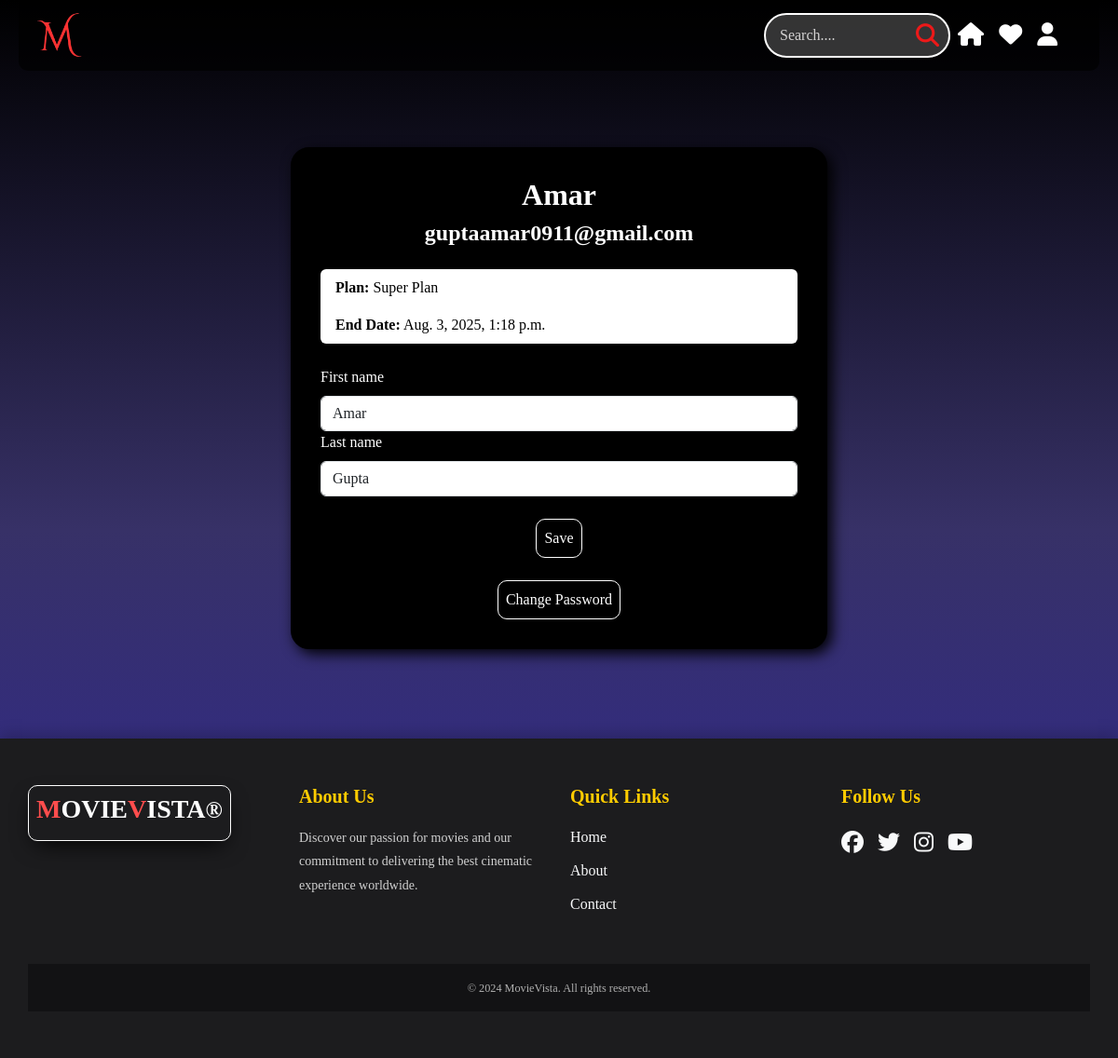
The app's page /profile/ (signed in), older data.
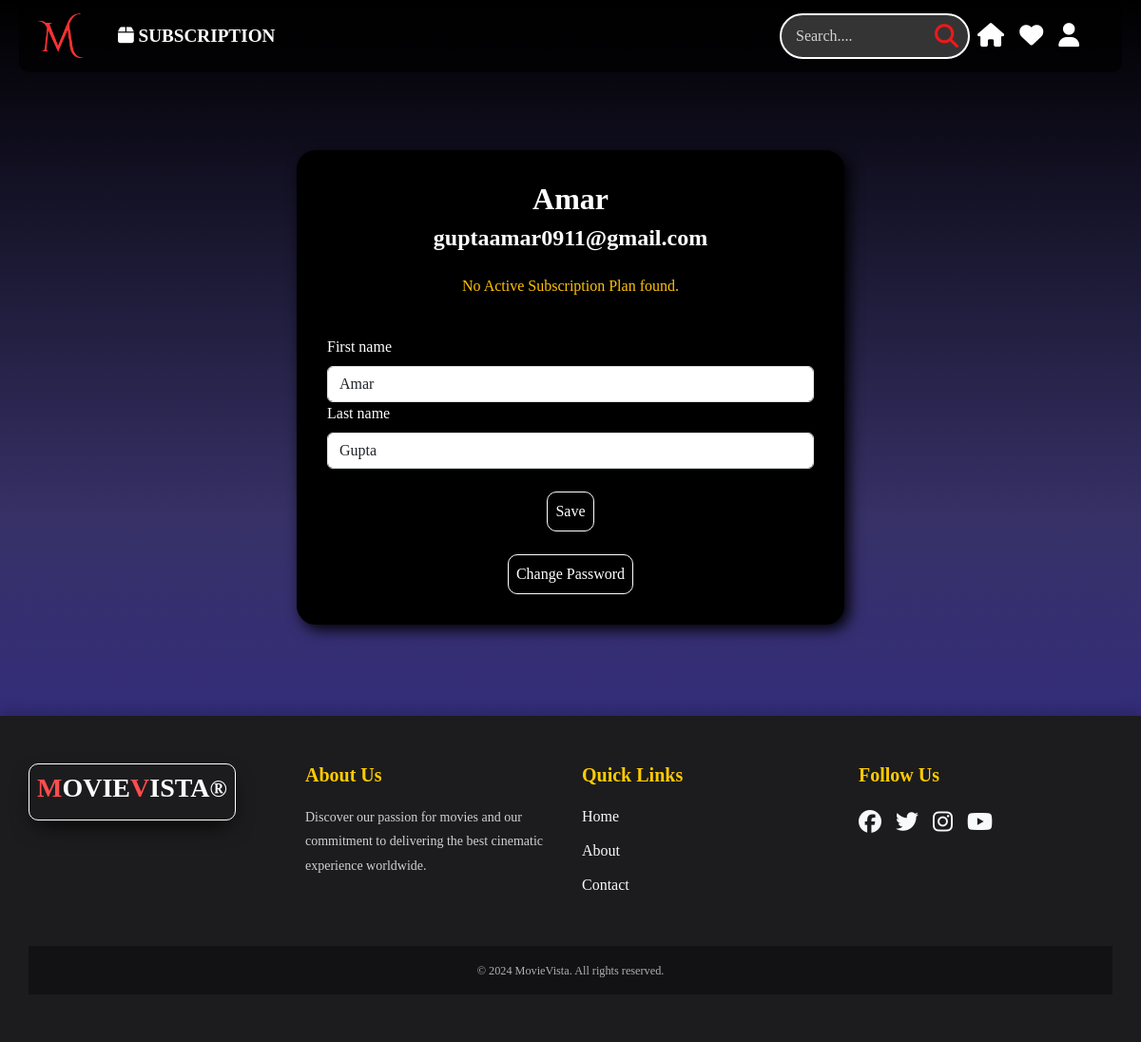
The same page, newer data.
### core/models.py (models this page shows, shortened)
class UserSubscription(models.Model):
    user = models.ForeignKey(settings.AUTH_USER_MODEL, on_delete=models.CASCADE)
    plan = models.ForeignKey('SubscriptionPlan', on_delete=models.CASCADE)
    start_date = models.DateTimeField(auto_now_add=True)
    end_date = models.DateTimeField(null=True, blank=True)
    is_active = models.BooleanField(default=False)
    class Meta:
        unique_together = ('user', 'plan', 'is_active')

class SubscriptionPlan(models.Model):
    name = models.CharField(max_length=100)
    price = models.DecimalField(max_digits=10, decimal_places=2)
    duration = models.IntegerField(help_text="Duration in days")
    detail1 = models.CharField(max_length=200,default='')
    detail2 = models.CharField(max_length=200,default='')
    detail3 = models.CharField(max_length=200,default='')

### core/views.py (the view)
# urls.py: path('profile/',views.profile,name='profile'),
def profile(request):
    user = request.user
    try:
        active_subscription = UserSubscription.objects.get(user=user, is_active=True)
    except UserSubscription.DoesNotExist:
        active_subscription = None
    if request.method == 'POST':
        if user.is_superuser:
            adm = AdminProfileForm(request.POST, instance=user)
        else:
            adm = UserProfileForm(request.POST, instance=user)
        if adm.is_valid():
            adm.save()
            messages.success(request, 'Profile Updated Successfully!')
            return redirect('profile')
    else:
        if user.is_superuser:
            adm = AdminProfileForm(instance=user)
        else:
            adm = UserProfileForm(instance=user)
    return render(request, 'core/profile.html', {
        'adm': adm,
        'active_subscription': active_subscription
    })

### core/forms.py
class UserProfileForm(UserChangeForm):
    password =None
    class Meta:
        model = User
        fields =['first_name', 'last_name']
        widgets= {
                  'first_name':forms.TextInput(attrs={'class':'form-control'}),
                  'last_name':forms.TextInput(attrs={'class':'form-control'}),
                  }

### core/views.py (called while the page is built)
def subscription_status(request):
    if request.user.is_authenticated:
        has_active_subscription = UserSubscription.objects.filter(user=request.user, is_active=True).exists()
    else:
        has_active_subscription = False
    return {
        'has_active_subscription': has_active_subscription,
    }

### core/templates/core/profile.html (shortened to what this page needs)
{% extends "core/base.html" %}
{% block content %}
<div class="profile-page">
    <div class="container-fluid">
        <nav class="navbar navbar-expand-lg">
            <div class="container-fluid">
            </div>
        </nav>
        <div class="row justify-content-center mt-5">
            <div class="col-md-8 col-lg-6">
                <div class="form-container profile">
                    <h2 class="text-center" style="font-weight: 600; color: white;">{{ request.user }}</h2>
                    <h4 class="text-center" style="font-weight: 600; color: white;">{{ request.user.email }}</h4>
                    {% if active_subscription %}
                    <div class="list-group">
                        <div class="list-group-item"><strong>Plan:</strong> {{ active_subscription.plan.name }}</div>
                        <div class="list-group-item"><strong>End Date:</strong> {{ active_subscription.end_date }}</div>
                    </div>
                    {% else %}
                    <p class="text-center text-warning">No Active Subscription Plan found.</p>
                    {% endif %}
                    <br>
                    <form action="" method="POST" class="profile-form">
                        {% for adm in adm %}
                        <div class="form-group">
                            <label class="form-label" for="{{ adm.id_for_label }}">{{ adm.label }}</label>
                            {{ adm }}
                        </div>
                        {% endfor %}
                        <br>
                        <div class="text-center">
                            <button type="submit" class="save-btn btn btn-outline-success">Save</button>
                        </div>
                    </form>
                    <br>
                    <div class="text-center">
                        <a href="{% url 'changepassword' %}" class="btn btn-outline-danger">
                             Change Password
                        </a>
                    </div>
                </div>
            </div>
        </div>
    </div>
</div>
<br><br><br><br>
{% endblock content %}

### core/templates/core/base.html (shortened to what this page needs)
<!DOCTYPE html>
{% load static %}
<html lang="en">
<head>
    <link rel="stylesheet" href="{% static "core/css/bootstrap.min.css" %}">
    <link rel="stylesheet" href="https://cdnjs.cloudflare.com/ajax/libs/font-awesome/6.6.0/css/all.min.css">
    <link rel="stylesheet" href="{% static "core/css/core.css" %}">
</head>
<body class="body">
    {% include "core/navbar.html" %}
    {% block content %} {% endblock content %}
    {% include "core/footer.html" %}
</body>
</html>

### core/templates/core/navbar.html (shortened to what this page needs)
{% load static %}
<nav class="navbar navbar-expand-lg navbar-dark" id="stick">
    <div class="container-fluid">
      <a class="navbar-brand" href="{% url "index" %}">
        <img src="{% static "core/image/M__2___1_-removebg-preview.png" %}" alt="MovieVista Logo" id="logo">
      </a>
      <div class="mx-auto">
        {% if user.is_authenticated %}
        {% if not has_active_subscription %}
          <a href="{% url 'subscription' %}" class="nav-link subscription-link">
            <i class="fa-solid fa-box"></i> Subscription
          </a>
        {% endif %}
        {% else %}
          <a href="{% url 'login' %}" class="nav-link subscription-link"></a>
        {% endif %}
      </div>
      <div class="collapse navbar-collapse" id="navbarSupportedContent">
         <form action="{% url "movie_search" %}" method="GET">
           <div class="box">
             <input class="form-c" type="search" placeholder="Search...." aria-label="Search" style="color:white;" name="q" value="{{query}}">
              <button type="submit">
                <i class="fa-solid fa-magnifying-glass" id="search-icon"></i>
              </button>
            </div>
          </form>
        <div class="icon d-flex align-items-center">
          <ul class="navbar-nav">
            <li class="nav-item">
              <a class="nav-link" href="{% url "index" %}" style="color:white;"><i class="fa-solid fa-house"></i></a>
            </li>
            <li class="nav-item">
              <a class="nav-link" href="{% url "watchlist" %}" style="color:white;"><i class="fa-solid fa-heart"></i></a>
            </li>
            <li class="nav-item dropdown" id="icon">
              <a class="nav-link dropdown" href="#" id="navbarDropdown" role="button" data-bs-toggle="dropdown" aria-expanded="false" style="color:white;">
                <i class="fa-solid fa-user"></i>
              </a>
            </li>
          </ul>
        </div>
      </div>
    </div>
</nav>

### core/templates/core/footer.html (shortened to what this page needs)
{% block content %}
<footer class="footer">
  <div class="cont">
    <div class="row">
      <div class="col-lg-3 col-md-6 mb-4 text-center text-lg-start">
        <a href="{% url 'index' %}" class="footer-logo" style="text-decoration: none;">
          <h3>
            <span>M</span>ovie<span>V</span>ista<small>&reg;</small>
          </h3>
        </a>
      </div>
      <div class="col-lg-3 col-md-6 mb-4">
        <h5>About Us</h5>
        <p>
          Discover our passion for movies and our commitment to delivering the
          best cinematic experience worldwide.
        </p>
      </div>
      <div class="col-lg-3 col-md-6 mb-4">
        <h5>Quick Links</h5>
        <ul class="list-unstyled" style="display: inline-block">
          <li><a href="{% url 'index' %}">Home</a></li>
          <li><a href="{% url 'about' %}">About</a></li>
          <li><a href="{% url 'contact' %}">Contact</a></li>
        </ul>
      </div>
      <div class="col-lg-3 col-md-6 mb-4">
        <h5>Follow Us</h5>
        <div class="social-icons">
          <a href="https://www.facebook.com/" target="_blank"><i class="fa-brands fa-facebook"></i></a>
          <a href="https://x.com/" target="_blank"><i class="fa-brands fa-twitter"></i></a>
          <a href="https://www.instagram.com/" target="_blank"><i class="fa-brands fa-instagram"></i></a>
          <a href="https://www.youtube.com/@Amar_gupta/" target="_blank"><i class="fa-brands fa-youtube"></i></a>
        </div>
      </div>
    </div>
  </div>
  <div class="footer-bottom">
    <small>&copy; 2024 MovieVista. All rights reserved.</small>
  </div>
</footer>
{% endblock content %}

### core/static/core/css/core.css (style rules this page uses)
* { font-family: 'Times New Roman', Times, serif; margin: 0; padding: 0; }
.body { background-image: linear-gradient(rgb(0, 0, 0),rgb(55, 49, 103),rgb(46, 38, 155)); }
.profile { border: 2px solid rgb(0, 0, 0); padding: 30px; border-radius: 20px; box-shadow: 5px 0 0 rgb(13, 8, 28); }
.text-center a { border: 1px solid white; display: inline-block; padding: 8px; box-shadow: 0px 10px 25px -8px #000; border-radius: 20px; }

### core/templates/core/navbar.html (style rules this page uses)
#stick { position: sticky; top: 0; z-index: 9999; background-color: rgba(0, 0, 0, 0.7); margin: 0 20px; border-bottom-right-radius: 10px; border-bottom-left-radius: 10px; }
#logo { height: 50px; margin-left: 5px; }
.nav-item { font-family: Arial; font-size: 25px; color: white; }
.navbar-collapse { justify-content: end; }
.icon { display: flex; align-items: center; gap: 20px; margin-right: 25px; }
#search-icon { font-size: 25px; }
.box { display: flex; align-items: center; border: 2px solid white; border-radius: 25px; padding: 5px 10px; background-color: rgba(255, 255, 255, 0.2); transition: background-color 0.3s ease, border-color 0.3s ease; width: 200px; }
.box input { flex-grow: 1; border: none; outline: none; background: transparent; color: white; padding: 5px; min-width: 0; }
.box button { background: none; border: none; cursor: pointer; display: flex; align-items: center; margin-left: auto; }
.box i { font-size: 18px; color: #ec1919; }
.box input::placeholder { color: #fcfafa; opacity: 0.8; }
.subscription-link { font-size: 1.2rem; font-weight: bold; text-transform: uppercase; color: #fff; text-decoration: none; padding: 10px 20px; border-radius: 20px; transition: all 0.3s ease; }

### core/templates/core/profile.html (style rules this page uses)
.profile { width: 100%; margin: 0 auto; border: 2px solid rgb(0, 0, 0); padding: 30px; border-radius: 20px; box-shadow: 5px 5px 15px rgb(0, 0, 0); background-color: #000; }
.text-center a, .save-btn { border: 1px solid white; display: inline-block; padding: 8px; box-shadow: 0px 10px 25px -8px #000; border-radius: 10px; color: white; text-decoration: none; transition: all 0.3s; }
.form-label { color: white; }

### core/templates/core/footer.html (style rules this page uses)
.footer { background-color: #1c1c1e; color: #f8f9fa; padding: 60px 20px; position: relative; box-shadow: 0 -5px 15px rgba(0, 0, 0, 0.2); }
.footer .footer-logo h3 { font-size: 42px; font-weight: 700; color: #fff; text-transform: uppercase; }
.footer .footer-logo span { color: #ff4d4d; }
.footer h5 { font-size: 20px; font-weight: 600; margin-bottom: 20px; color: #ffcc00; }
.footer p { font-size: 14px; line-height: 1.8; color: #d1d1d1; }
.footer ul { list-style-type: none; padding-left: 0; }
.footer ul li { margin-bottom: 12px; }
.footer ul li a { color: #f8f9fa; text-decoration: none; transition: all 0.3s ease-in-out; font-size: 16px; }
.footer .social-icons { display: flex; gap: 15px; margin-top: 15px; }
.footer .social-icons a { color: #f8f9fa; font-size: 24px; transition: all 0.3s ease-in-out; }
.footer-bottom { background-color: #121214; padding: 15px 0; text-align: center; font-size: 14px; color: #b0b0b0; }
@media (min-width: 1200px) { .footer { padding: 50px 30px; } }
@media (min-width: 1200px) { .footer .footer-logo h3 { font-size: 28px; } }

Row changes from the older to the newer data that the page shows:
removed UserSubscription: plan.name "Super Plan", end_date "Aug. 3, 2025, 1:18 p.m."
Text that changed along with them:
text no longer shown: "Plan: End Date:"
text now shown: "SUBSCRIPTION No Active Subscription Plan found."
